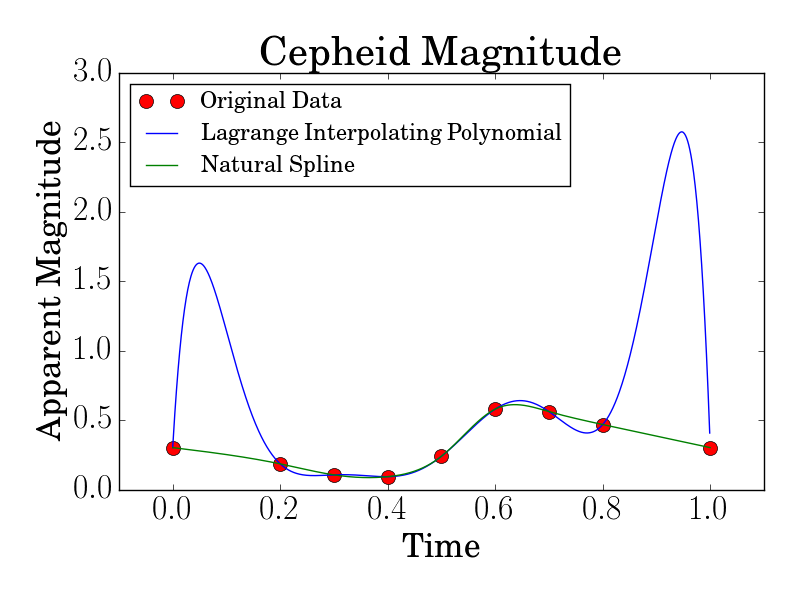

This figure's Python source:
import math
import scipy.interpolate as intrp
import numpy as np
import matplotlib.pyplot as plt

from matplotlib import rc
rc('font',**{'family':'sans-serif','sans-serif':['Helvetica']})
## for Palatino and other serif fonts use:
#rc('font',**{'family':'serif','serif':['Palatino']})
rc('text', usetex=True)
font = {'family' : 'normal',
        'size'   : 24}

rc('font', **font)

t = [ 0.0, 0.2, 0.3, 0.4, 0.5, 0.6, 0.7, 0.8, 1.0 ]
mag = [ 0.302, 0.185, 0.106, 0.093, 0.24, 0.579, 0.561, 0.468, 0.302 ]

def spline(xpts, ypts):
  n = len(xpts)
  mat = np.zeros(( n, n))
  rhs = np.zeros(( n,1 ))
  for i in range(1,n-1):
    rhs[i] = 6 * ( (ypts[i+1]-ypts[i]) / (xpts[i+1]-xpts[i]) \
            -(ypts[i]-ypts[i-1]) / (xpts[i]-xpts[i-1]) )
    
    for j in range(0,n-1):
      # Set triagonal elements
      if(j==i-1): mat[i][j] += xpts[i] - xpts[i-1]
      elif(j==i): mat[i][j] += 2*(xpts[i+1]-xpts[i-1])
      elif(j==i+1): mat[i][j] += xpts[i+1]-xpts[i]

  # BCs
  mat[0][0] = 1
  mat[-1][-1] = 1
  rhs[0] = 0
  rhs[-1] = 0
  # Solve it
  x_vec = np.linalg.solve(mat, rhs)
  return x_vec

fit = intrp.lagrange(t, mag)

x = [ i/1000 for i in range(1000) ]
y = [ fit(i) for i in x ]

plt.plot(t, mag, 'ro', markersize = 10, label='Original Data')
plt.plot(x, y, label='Lagrange Interpolating Polynomial')

# Spline fit
n = len(t)
x = []
fx = []
sol = spline(t, mag)
pts = 1000
for i in range(0,n-1):
  dx = t[i+1]-t[i]
  for j in range(pts):
    bb = 1*j/(pts)
    aa = 1 - bb
    x.append(t[i]+bb*dx)
    cc = dx**2*aa*(aa**2-1)/6
    dd = dx**2*bb*(bb**2-1)/6
    fx.append(aa*mag[i]+bb*mag[i+1]+cc*sol[i]+dd*sol[i+1])

plt.plot(x, fx, label='Natural Spline')
plt.xlim([-0.1, 1.1])
plt.title('Cepheid Magnitude')
plt.xlabel('Time')
plt.ylabel('Apparent Magnitude')
plt.legend(loc=0, fontsize=16)
plt.tight_layout()
plt.savefig('Problem8.png')
plt.show()
